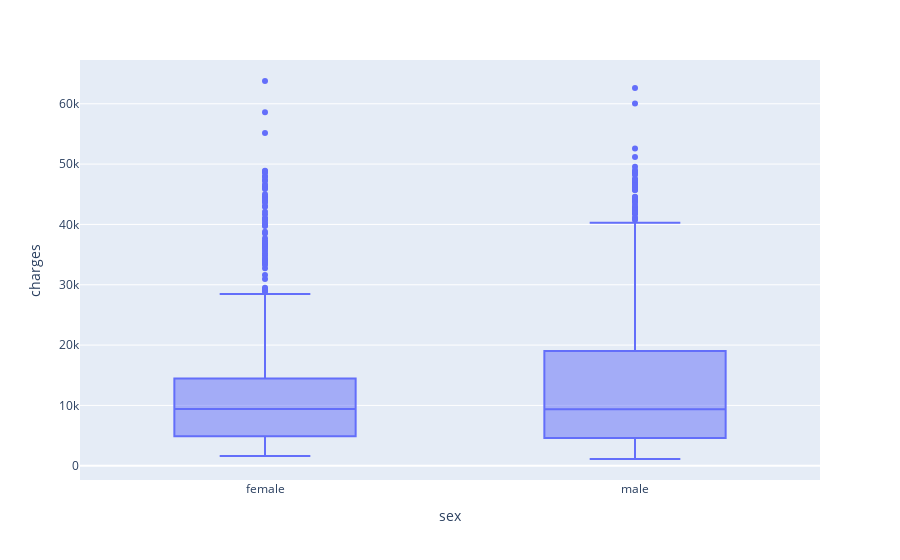

The code cell stored with this chart in its notebook:
### Code cell
# 2.13 Analyze of response variable (DV)

# charges según sexo
fig = px.box(df_raw, x="sex", y="charges")
fig.show()

### Figure 1 — Plotly figure (JSON) as saved in the notebook; plotly's stock layout.template omitted (floating-point values rounded to 4 significant figures; data arrays with more than 128 entries replaced by an {"elided": "..."} marker saying what was removed)
{"data": [{"alignmentgroup": "True", "hovertemplate": "sex=%{x}<br>charges=%{y}<extra></extra>", "legendgroup": "", "marker": {"color": "#636efa"}, "name": "", "notched": false, "offsetgroup": "", "orientation": "v", "showlegend": false, "type": "box", "x": {"elided": "1338 str values"}, "x0": " ", "xaxis": "x", "y": {"elided": "1338 float values"}, "y0": " ", "yaxis": "y"}], "layout": {"boxmode": "group", "legend": {"tracegroupgap": 0}, "margin": {"t": 60}, "xaxis": {"anchor": "y", "domain": [0, 1], "title": {"text": "sex"}}, "yaxis": {"anchor": "x", "domain": [0, 1], "title": {"text": "charges"}}}}
